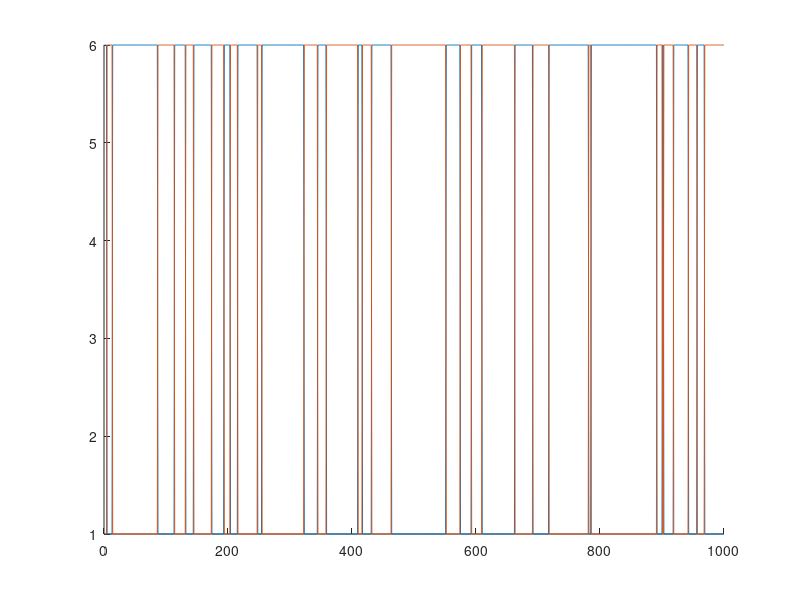

This chart was generated by the following MATLAB code: (Note: this script raises an error after producing the figure.)
%% Importing a [1,6] switching reward function

clear p
payoffs = (csvread('payoffs_randstep.csv')')*5 + 1;
% payoffs = (csvread('payoffs\payoffs_2restlessC.csv')');
payoff_time = size(payoffs,1);

figure
hold on 
plot(payoffs(:,1))
plot(payoffs(:,2))

%% Simu

% Setting the (arbitrary?) location and well parameters
p.location = [-1,1;1,-1]*pi/2;
p.sigma2 = [1,1]*0.3;
p.depth = payoffs(1,:);
Id = [1,0;0,1];

p.a = 1.5;
p.gam = 2;
p.beta = 1;

p.dt = 1e-3;
p.T = 1e2;

p.temp = 0.01;
% p.l = 0.85;
p.sw = 3;
p.n = 2;


tic
[X,t,history_FNS,spatial_FNS,depth_FNS] = fHMC_MAB_sw(p,payoffs);
toc

%% Just checking switching behaviour
figure
subplot(3,1,1)
hold on
plot(payoffs)
% plot(history_dUCB(2,:))

subplot(3,1,2)
hold on
plot(t,X(1,:))
plot(linspace(t(1),t(end),payoff_time), spatial_FNS(1,:))
plot(linspace(t(1),t(end),payoff_time), history_FNS(1,:)*2-3,'LineWidth',1)

subplot(3,1,3)
plot(depth_FNS')

%% 
figure
subplot(2,1,1)
plot(payoffs)

subplot(2,1,2)
hold on
% plot(history_FNS(1,:),'DisplayName','FNS')
plot(history_UCB(1,:),'DisplayName','swUCB')
legend

%% Checking performance against standard algorithms


[history_dUCB, spatial_dUCB] = dUCB(p, payoffs, 0.95, 0.3);
[history_swUCB, spatial_swUCB] = swUCB(p, payoffs, 15, 10);
[history_UCB, spatial_UCB] = UCB(p, payoffs, 2);
[history_softmax, spatial_softmax] = softmaxSim(p, payoffs, 0.5);


figure
hold on
plot(cumsum(history_FNS(2,:)), 'DisplayName', 'FNS performance')
plot(cumsum(history_dUCB(2,:)), 'DisplayName', 'dUCB performance')
plot(cumsum(history_swUCB(2,:)), 'DisplayName', 'swUCB performance')
plot(cumsum(history_UCB(2,:)), 'DisplayName', 'UCB performance')
plot(cumsum(history_softmax(2,:)), 'DisplayName', 'softmax performance')
legend('Location','NorthWest')


%% Functions

function [history, spatial_history] = dUCB(p,payoffs,discount,balance)
    numWells = length(p.sigma2);
    MAB_time = size(payoffs,1);
    Id = [1,0;0,1];

    % Initialising history arrays
    history = zeros(2,MAB_time);    % Row 1 = choice, row 2 = reward
    discounted_history = zeros(1,MAB_time);
    spatial_history = zeros(2,MAB_time);

    for option = 1:numWells % Sample each option once
        sampled_point = mvnrnd(p.location(option,:),p.sigma2(option)*Id,1);
        sampled_reward = generateReward(sampled_point,p,payoffs(1,:));

        history(1,option) = option;
        history(2,option) = sampled_reward;
        discounted_history(option) = sampled_reward;
    end

    EV = zeros(1,numWells);     % Initialising EV + IB of each option.
    IB = zeros(1,numWells);

    for trial = numWells+1 : MAB_time
        % ==== Calculate the perceived value of each option ====
        for option = 1:numWells         
            option_trials = (history(1,1:trial) == option);  % Logical of each option
            times_sampled = sum(option_trials); % Times sampled of each option
            % Compute discounted expected value and information bonus
            EV(option) = mean(option_trials.* discounted_history(1:trial));
            IB(option) = sqrt(2*log(trial) ./ times_sampled);
        end
        
        % ==== Select the best option and sample from its distribution ====
        [~,chosen_option] = max(EV + balance*IB);
        sampled_point = mvnrnd(p.location(chosen_option,:), ...
                                p.sigma2(chosen_option)*Id,1);
        sampled_reward = generateReward(sampled_point,p,payoffs(trial,:));

        % ==== Update history and discounted history ====
        % For discounted: only for the chosen reward, so generate mask.
        history(:,trial) = [chosen_option ; sampled_reward];
        discounted_history(trial) = sampled_reward;
        selected_history = (history(1,1:trial)==chosen_option);
        discounted_history(selected_history) = discounted_history(selected_history)*discount;

        spatial_history(:,trial) = sampled_point';
    end
    
end

function [history,spatial_history] = swUCB(p,payoffs,sw,balance)
    numWells = length(p.sigma2);
    MAB_time = size(payoffs,1);
    Id = [1,0;0,1];

    % Initialising history arrays
    history = zeros(2,MAB_time);    % Row 1 = choice, row 2 = reward
    spatial_history = zeros(2,MAB_time);

    for option = 1:numWells % Sample each option once
        sampled_point = mvnrnd(p.location(option,:),p.sigma2(option)*Id,1);
        sampled_reward = generateReward(sampled_point,p,payoffs(1,:));

        history(1,option) = option;
        history(2,option) = sampled_reward;
    end

    EV = zeros(1,numWells);     % Initialising EV + IB of each option.
    times_sampled = ones(1,numWells);

    for trial = numWells+1 : MAB_time
        % ==== Calculate the perceived value of each option ====
        for option = 1:numWells         
            rewards_option = history(2,1:trial) .* (history(1,1:trial) == option);
            rewards_sw = rewards_option(rewards_option~=0);
            % Compute discounted expected value and information bonus
            EV(option) = mean(rewards_sw(max(1,end-sw):end));
        end
        IB = sqrt(2*log(trial) ./ times_sampled);
                    
        % ==== Select the best option and sample from its distribution ====
        [~,chosen_option] = max(EV + balance*IB);
        sampled_point = mvnrnd(p.location(chosen_option,:), ...
                                p.sigma2(chosen_option)*Id,1);
        sampled_reward = generateReward(sampled_point,p,payoffs(trial,:));
        times_sampled(chosen_option) = times_sampled(chosen_option) + 1;
        % ==== Update history ====
        history(:,trial) = [chosen_option ; sampled_reward];
        spatial_history(:,trial) = sampled_point';
    end
end

function [history,spatial_history] = UCB(p,payoffs,balance)
    numWells = length(p.sigma2);
    MAB_time = size(payoffs,1);
    Id = [1,0;0,1];

    % Initialising history arrays
    history = zeros(2,MAB_time);    % Row 1 = choice, row 2 = reward
    spatial_history = zeros(2,MAB_time);

    for option = 1:numWells % Sample each option once
        sampled_point = mvnrnd(p.location(option,:),p.sigma2(option)*Id,1);
        sampled_reward = generateReward(sampled_point,p,payoffs(1,:));

        history(1,option) = option;
        history(2,option) = sampled_reward;
    end

    EV = zeros(1,numWells);     % Initialising EV + IB of each option.
    IB = zeros(1,numWells);

    for trial = numWells+1 : MAB_time
        % ==== Calculate the perceived value of each option ====
        for option = 1:numWells         
            option_trials = (history(1,1:trial) == option);  % Logical of each option
            times_sampled = sum(option_trials); % Times sampled of each option
            % Compute discounted expected value and information bonus
            EV(option) = mean(option_trials.* history(2,1:trial));
            IB(option) = sqrt(2*log(trial) ./ times_sampled);
        end
        
        % ==== Select the best option and sample from its distribution ====
        [~,chosen_option] = max(EV + balance*IB);
        sampled_point = mvnrnd(p.location(chosen_option,:), ...
                                p.sigma2(chosen_option)*Id,1);
        sampled_reward = generateReward(sampled_point,p,payoffs(trial,:));

        % ==== Update history ====
        history(:,trial) = [chosen_option ; sampled_reward];
        spatial_history(:,trial) = sampled_point';
    end
end

function [history,spatial_history] = softmaxSim(p,payoffs,temp)
    numWells = length(p.sigma2);
    MAB_time = size(payoffs,1);
    Id = [1,0;0,1];

    % Initialising history arrays
    history = zeros(2,MAB_time);    % Row 1 = choice, row 2 = reward
    spatial_history = zeros(2,MAB_time);

    for option = 1:numWells % Sample each option once
        sampled_point = mvnrnd(p.location(option,:),p.sigma2(option)*Id,1);
        sampled_reward = generateReward(sampled_point,p,payoffs(1,:));

        history(1,option) = option;
        history(2,option) = sampled_reward;
    end

    EV = zeros(1,numWells);     % Initialising EV + IB of each option.

    for trial = numWells+1 : MAB_time
        % ==== Calculate the perceived value of each option ====
        for option = 1:numWells         
            option_trials = (history(1,1:trial) == option);  % Logical of each option
            % Compute discounted expected value and information bonus
            EV(option) = mean(option_trials.* history(2,1:trial));
        end
        
        weights = softmax1(EV,temp);
        chosen_option = datasample(1:numWells,1,'Weights',weights);
        
        sampled_point = mvnrnd(p.location(chosen_option,:), ...
                                p.sigma2(chosen_option)*Id,1);
        sampled_reward = generateReward(sampled_point,p,payoffs(trial,:));

        % ==== Update history ====
        history(:,trial) = [chosen_option ; sampled_reward];
        spatial_history(:,trial) = sampled_point';
    end
   
end

function reward = generateReward(coords,p,payoff)
    % Find payoff for each coordinate given the Gaussian parameters
    % Should change to be an independent well vs the entire plane.
    reward = 0;
    for i = 1:length(p.sigma2)
        reward = reward + payoff(i)*mvnpdf(coords, ...
                p.location(i,:),p.sigma2(i)*[1,0;0,1]);
    end
end

function weights = softmax1(vec,temp)
    % Softmax function
    weights = exp(vec/temp)/sum(exp(vec/temp));
end
